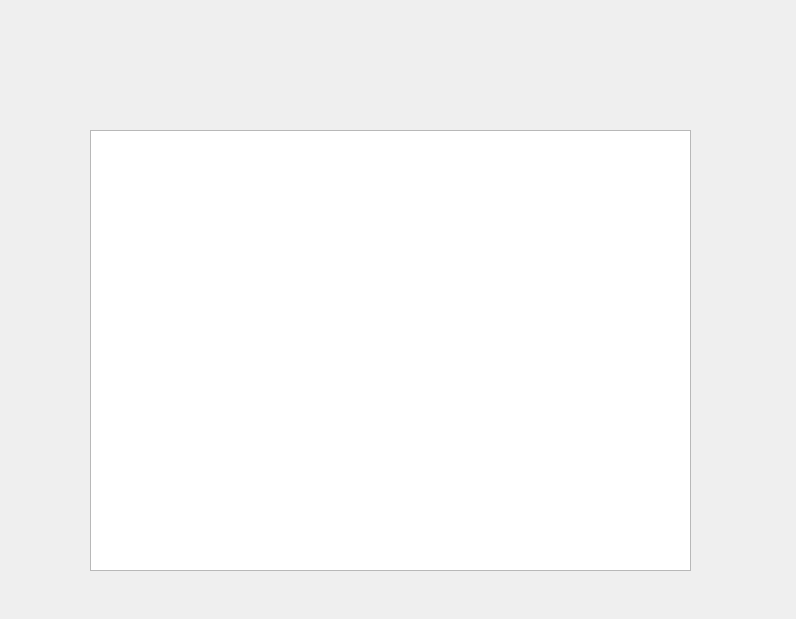
<?xml version="1.0" encoding="UTF-8"?>
<ui version="4.0">
 <class>Log</class>
 <widget class="QDialog" name="Log">
  <property name="geometry">
   <rect>
    <x>0</x>
    <y>0</y>
    <width>796</width>
    <height>619</height>
   </rect>
  </property>
  <property name="windowTitle">
   <string>Dialog</string>
  </property>
  <widget class="QListWidget" name="listWidget">
   <property name="geometry">
    <rect>
     <x>90</x>
     <y>130</y>
     <width>601</width>
     <height>441</height>
    </rect>
   </property>
  </widget>
 </widget>
 <resources/>
 <connections/>
</ui>
